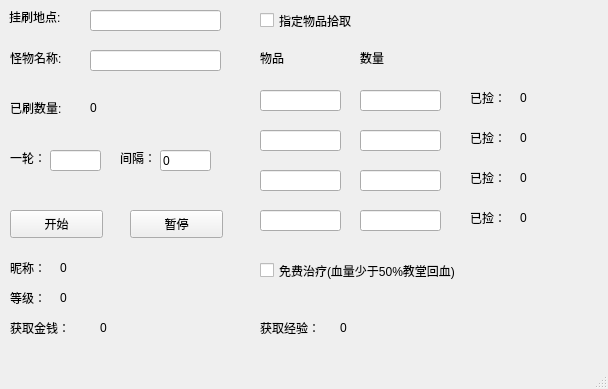
<?xml version="1.0" encoding="UTF-8"?>
<ui version="4.0">
 <class>MainWindow</class>
 <widget class="QMainWindow" name="MainWindow">
  <property name="geometry">
   <rect>
    <x>0</x>
    <y>0</y>
    <width>608</width>
    <height>389</height>
   </rect>
  </property>
  <property name="minimumSize">
   <size>
    <width>608</width>
    <height>389</height>
   </size>
  </property>
  <property name="maximumSize">
   <size>
    <width>608</width>
    <height>389</height>
   </size>
  </property>
  <property name="windowTitle">
   <string>二师弟的四海</string>
  </property>
  <property name="windowIcon">
   <iconset>
    <normaloff>C:/Users/Noorall/Downloads/9b95d3202fa95d6bab82aa19ea337259.jpeg</normaloff>C:/Users/Noorall/Downloads/9b95d3202fa95d6bab82aa19ea337259.jpeg</iconset>
  </property>
  <widget class="QWidget" name="centralwidget">
   <widget class="QLabel" name="label">
    <property name="geometry">
     <rect>
      <x>9</x>
      <y>9</y>
      <width>68</width>
      <height>16</height>
     </rect>
    </property>
    <property name="text">
     <string>挂刷地点:</string>
    </property>
   </widget>
   <widget class="QLabel" name="label_2">
    <property name="geometry">
     <rect>
      <x>10</x>
      <y>50</y>
      <width>68</width>
      <height>16</height>
     </rect>
    </property>
    <property name="text">
     <string>怪物名称:</string>
    </property>
   </widget>
   <widget class="QLabel" name="label_3">
    <property name="geometry">
     <rect>
      <x>10</x>
      <y>100</y>
      <width>72</width>
      <height>15</height>
     </rect>
    </property>
    <property name="text">
     <string>已刷数量:</string>
    </property>
   </widget>
   <widget class="QLabel" name="label_4">
    <property name="geometry">
     <rect>
      <x>10</x>
      <y>150</y>
      <width>41</width>
      <height>16</height>
     </rect>
    </property>
    <property name="text">
     <string>一轮：</string>
    </property>
   </widget>
   <widget class="QLabel" name="label_5">
    <property name="geometry">
     <rect>
      <x>120</x>
      <y>150</y>
      <width>41</width>
      <height>16</height>
     </rect>
    </property>
    <property name="text">
     <string>间隔：</string>
    </property>
   </widget>
   <widget class="QPushButton" name="startButton">
    <property name="geometry">
     <rect>
      <x>10</x>
      <y>210</y>
      <width>93</width>
      <height>28</height>
     </rect>
    </property>
    <property name="text">
     <string>开始</string>
    </property>
   </widget>
   <widget class="QPushButton" name="pauseButton">
    <property name="geometry">
     <rect>
      <x>130</x>
      <y>210</y>
      <width>93</width>
      <height>28</height>
     </rect>
    </property>
    <property name="text">
     <string>暂停</string>
    </property>
   </widget>
   <widget class="QCheckBox" name="pickupCheckBox">
    <property name="geometry">
     <rect>
      <x>260</x>
      <y>10</y>
      <width>121</width>
      <height>21</height>
     </rect>
    </property>
    <property name="text">
     <string>指定物品拾取</string>
    </property>
   </widget>
   <widget class="QLineEdit" name="item1NameEdit">
    <property name="geometry">
     <rect>
      <x>260</x>
      <y>90</y>
      <width>81</width>
      <height>21</height>
     </rect>
    </property>
   </widget>
   <widget class="QLabel" name="label_6">
    <property name="geometry">
     <rect>
      <x>260</x>
      <y>50</y>
      <width>72</width>
      <height>15</height>
     </rect>
    </property>
    <property name="text">
     <string>物品</string>
    </property>
   </widget>
   <widget class="QLabel" name="label_7">
    <property name="geometry">
     <rect>
      <x>360</x>
      <y>50</y>
      <width>72</width>
      <height>15</height>
     </rect>
    </property>
    <property name="text">
     <string>数量</string>
    </property>
   </widget>
   <widget class="QLineEdit" name="item1NumEdit">
    <property name="geometry">
     <rect>
      <x>360</x>
      <y>90</y>
      <width>81</width>
      <height>21</height>
     </rect>
    </property>
   </widget>
   <widget class="QLabel" name="label_8">
    <property name="geometry">
     <rect>
      <x>470</x>
      <y>90</y>
      <width>41</width>
      <height>16</height>
     </rect>
    </property>
    <property name="text">
     <string>已捡：</string>
    </property>
   </widget>
   <widget class="QLabel" name="item1PickedLabel">
    <property name="geometry">
     <rect>
      <x>520</x>
      <y>90</y>
      <width>72</width>
      <height>15</height>
     </rect>
    </property>
    <property name="text">
     <string>0</string>
    </property>
   </widget>
   <widget class="QLabel" name="item2PickedLabel">
    <property name="geometry">
     <rect>
      <x>520</x>
      <y>130</y>
      <width>72</width>
      <height>15</height>
     </rect>
    </property>
    <property name="text">
     <string>0</string>
    </property>
   </widget>
   <widget class="QLineEdit" name="item2NameEdit">
    <property name="geometry">
     <rect>
      <x>260</x>
      <y>130</y>
      <width>81</width>
      <height>21</height>
     </rect>
    </property>
   </widget>
   <widget class="QLabel" name="label_11">
    <property name="geometry">
     <rect>
      <x>470</x>
      <y>130</y>
      <width>41</width>
      <height>16</height>
     </rect>
    </property>
    <property name="text">
     <string>已捡：</string>
    </property>
   </widget>
   <widget class="QLineEdit" name="item2NumEdit">
    <property name="geometry">
     <rect>
      <x>360</x>
      <y>130</y>
      <width>81</width>
      <height>21</height>
     </rect>
    </property>
   </widget>
   <widget class="QLabel" name="item3PickedLabel">
    <property name="geometry">
     <rect>
      <x>520</x>
      <y>170</y>
      <width>72</width>
      <height>15</height>
     </rect>
    </property>
    <property name="text">
     <string>0</string>
    </property>
   </widget>
   <widget class="QLineEdit" name="item3NameEdit">
    <property name="geometry">
     <rect>
      <x>260</x>
      <y>170</y>
      <width>81</width>
      <height>21</height>
     </rect>
    </property>
   </widget>
   <widget class="QLabel" name="label_13">
    <property name="geometry">
     <rect>
      <x>470</x>
      <y>170</y>
      <width>41</width>
      <height>16</height>
     </rect>
    </property>
    <property name="text">
     <string>已捡：</string>
    </property>
   </widget>
   <widget class="QLineEdit" name="item3NumEdit">
    <property name="geometry">
     <rect>
      <x>360</x>
      <y>170</y>
      <width>81</width>
      <height>21</height>
     </rect>
    </property>
   </widget>
   <widget class="QLabel" name="item4PickedLabel">
    <property name="geometry">
     <rect>
      <x>520</x>
      <y>210</y>
      <width>72</width>
      <height>15</height>
     </rect>
    </property>
    <property name="text">
     <string>0</string>
    </property>
   </widget>
   <widget class="QLineEdit" name="item4NameEdit">
    <property name="geometry">
     <rect>
      <x>260</x>
      <y>210</y>
      <width>81</width>
      <height>21</height>
     </rect>
    </property>
   </widget>
   <widget class="QLabel" name="label_15">
    <property name="geometry">
     <rect>
      <x>470</x>
      <y>210</y>
      <width>41</width>
      <height>16</height>
     </rect>
    </property>
    <property name="text">
     <string>已捡：</string>
    </property>
   </widget>
   <widget class="QLineEdit" name="item4NumEdit">
    <property name="geometry">
     <rect>
      <x>360</x>
      <y>210</y>
      <width>81</width>
      <height>21</height>
     </rect>
    </property>
   </widget>
   <widget class="QLabel" name="label_16">
    <property name="geometry">
     <rect>
      <x>10</x>
      <y>290</y>
      <width>41</width>
      <height>16</height>
     </rect>
    </property>
    <property name="text">
     <string>等级：</string>
    </property>
   </widget>
   <widget class="QLabel" name="levelLabel">
    <property name="geometry">
     <rect>
      <x>60</x>
      <y>290</y>
      <width>31</width>
      <height>16</height>
     </rect>
    </property>
    <property name="text">
     <string>0</string>
    </property>
   </widget>
   <widget class="QLabel" name="label_18">
    <property name="geometry">
     <rect>
      <x>260</x>
      <y>320</y>
      <width>71</width>
      <height>16</height>
     </rect>
    </property>
    <property name="text">
     <string>获取经验：</string>
    </property>
   </widget>
   <widget class="QLabel" name="exLabel">
    <property name="geometry">
     <rect>
      <x>340</x>
      <y>320</y>
      <width>141</width>
      <height>16</height>
     </rect>
    </property>
    <property name="text">
     <string>0</string>
    </property>
   </widget>
   <widget class="QCheckBox" name="recoveryCheckBox">
    <property name="geometry">
     <rect>
      <x>260</x>
      <y>260</y>
      <width>251</width>
      <height>21</height>
     </rect>
    </property>
    <property name="text">
     <string>免费治疗(血量少于50%教堂回血)</string>
    </property>
   </widget>
   <widget class="QLineEdit" name="urlEdit">
    <property name="geometry">
     <rect>
      <x>90</x>
      <y>10</y>
      <width>131</width>
      <height>21</height>
     </rect>
    </property>
   </widget>
   <widget class="QLineEdit" name="monsterNameEdit">
    <property name="geometry">
     <rect>
      <x>90</x>
      <y>50</y>
      <width>131</width>
      <height>21</height>
     </rect>
    </property>
   </widget>
   <widget class="QLabel" name="killedNumLabel">
    <property name="geometry">
     <rect>
      <x>90</x>
      <y>100</y>
      <width>72</width>
      <height>15</height>
     </rect>
    </property>
    <property name="text">
     <string>0</string>
    </property>
   </widget>
   <widget class="QLineEdit" name="roundEdit">
    <property name="geometry">
     <rect>
      <x>50</x>
      <y>150</y>
      <width>51</width>
      <height>21</height>
     </rect>
    </property>
   </widget>
   <widget class="QLineEdit" name="intervalEdit">
    <property name="geometry">
     <rect>
      <x>160</x>
      <y>150</y>
      <width>51</width>
      <height>21</height>
     </rect>
    </property>
    <property name="text">
     <string>0</string>
    </property>
   </widget>
   <widget class="QLabel" name="label_17">
    <property name="geometry">
     <rect>
      <x>10</x>
      <y>260</y>
      <width>41</width>
      <height>16</height>
     </rect>
    </property>
    <property name="text">
     <string>昵称：</string>
    </property>
   </widget>
   <widget class="QLabel" name="nameLabel">
    <property name="geometry">
     <rect>
      <x>60</x>
      <y>260</y>
      <width>161</width>
      <height>16</height>
     </rect>
    </property>
    <property name="text">
     <string>0</string>
    </property>
   </widget>
   <widget class="QLabel" name="label_19">
    <property name="geometry">
     <rect>
      <x>10</x>
      <y>320</y>
      <width>71</width>
      <height>16</height>
     </rect>
    </property>
    <property name="text">
     <string>获取金钱：</string>
    </property>
   </widget>
   <widget class="QLabel" name="moneyLabel">
    <property name="geometry">
     <rect>
      <x>100</x>
      <y>320</y>
      <width>121</width>
      <height>16</height>
     </rect>
    </property>
    <property name="text">
     <string>0</string>
    </property>
   </widget>
  </widget>
  <widget class="QMenuBar" name="menubar">
   <property name="geometry">
    <rect>
     <x>0</x>
     <y>0</y>
     <width>608</width>
     <height>26</height>
    </rect>
   </property>
  </widget>
  <widget class="QStatusBar" name="statusbar"/>
 </widget>
 <resources/>
 <connections/>
</ui>
